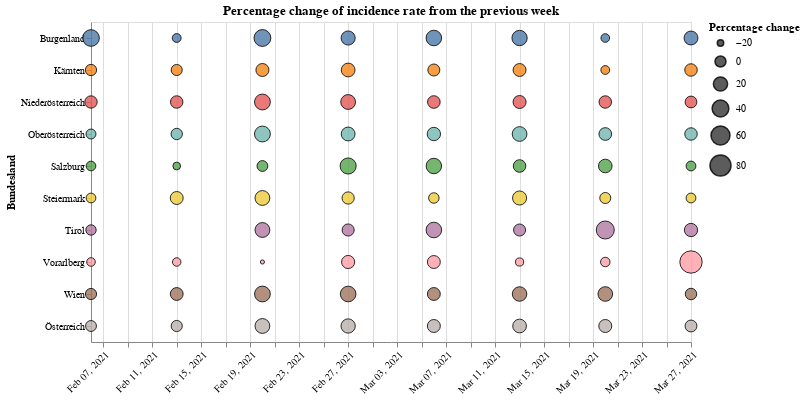

Notebook source saved alongside this figure:
### Code cell
#collapse
source = saturdays_data.query("Time >= '2021-01-31'")
alt.Chart(source).mark_circle(
    opacity=0.8,
    stroke='black',
    strokeWidth=1
).encode(
    alt.X('yearmonthdate(Time):T', axis=alt.Axis(title='', labelAngle=-45)),
    alt.Y('Bundesland:N'),
    alt.Size('rate_change:Q',
            scale=alt.Scale(range=[0, 500]),
            legend=alt.Legend(title='Percentage change')
    ),
    alt.Color('Bundesland:N', legend=None),
    tooltip='rate_change'
).properties(
    width=600,
    height=320,
    title='Percentage change of incidence rate from the previous week'
)

### Figure 1 — Vega-Lite specification as saved in the notebook (floating-point values rounded to 4 significant figures)
{"config": {"view": {"continuousWidth": 400, "continuousHeight": 300}}, "data": {"name": "data-40334c171fef6d8fe7e2a7bcd3780d93"}, "mark": {"type": "circle", "opacity": 0.8, "stroke": "black", "strokeWidth": 1}, "encoding": {"color": {"type": "nominal", "field": "Bundesland", "legend": null}, "size": {"type": "quantitative", "field": "rate_change", "legend": {"title": "Percentage change"}, "scale": {"range": [0, 500]}}, "tooltip": {"type": "quantitative", "field": "rate_change"}, "x": {"type": "temporal", "axis": {"labelAngle": -45, "title": ""}, "field": "Time", "timeUnit": "yearmonthdate"}, "y": {"type": "nominal", "field": "Bundesland"}}, "height": 320, "title": "Percentage change of incidence rate from the previous week", "width": 600, "$schema": "https://vega.github.io/schema/vega-lite/v4.8.1.json", "datasets": {"data-40334c171fef6d8fe7e2a7bcd3780d93": [{"Time": "2021-02-06T00:00:00", "Bundesland": "Burgenland", "BundeslandID": 1, "AnzEinwohner": 294436, "AnzahlFaelle": 47, "AnzahlFaelleSum": 11186, "AnzahlFaelle7Tage": 333, "SiebenTageInzidenzFaelle": 113.1, "AnzahlTotTaeglich": 0, "AnzahlTotSum": 214, "AnzahlGeheiltTaeglich": 41, "AnzahlGeheiltSum": 10425, "rate_change": 39.33}, {"Time": "2021-02-06T00:00:00", "Bundesland": "Kärnten", "BundeslandID": 2, "AnzEinwohner": 561293, "AnzahlFaelle": 108, "AnzahlFaelleSum": 26507, "AnzahlFaelle7Tage": 741, "SiebenTageInzidenzFaelle": 132.0, "AnzahlTotTaeglich": 2, "AnzahlTotSum": 680, "AnzahlGeheiltTaeglich": 82, "AnzahlGeheiltSum": 24295, "rate_change": 1.368}, {"Time": "2021-02-06T00:00:00", "Bundesland": "Niederösterreich", "BundeslandID": 3, "AnzEinwohner": 1684287, "AnzahlFaelle": 255, "AnzahlFaelleSum": 64808, "AnzahlFaelle7Tage": 1815, "SiebenTageInzidenzFaelle": 107.8, "AnzahlTotTaeglich": 3, "AnzahlTotSum": 1180, "AnzahlGeheiltTaeglich": 248, "AnzahlGeheiltSum": 60023, "rate_change": 7.971}, {"Time": "2021-02-06T00:00:00", "Bundesland": "Oberösterreich", "BundeslandID": 4, "AnzEinwohner": 1490279, "AnzahlFaelle": 107, "AnzahlFaelleSum": 81374, "AnzahlFaelle7Tage": 1243, "SiebenTageInzidenzFaelle": 83.41, "AnzahlTotTaeglich": 2, "AnzahlTotSum": 1365, "AnzahlGeheiltTaeglich": 178, "AnzahlGeheiltSum": 77374, "rate_change": -5.69}, {"Time": "2021-02-06T00:00:00", "Bundesland": "Salzburg", "BundeslandID": 5, "AnzEinwohner": 558410, "AnzahlFaelle": 71, "AnzahlFaelleSum": 35226, "AnzahlFaelle7Tage": 879, "SiebenTageInzidenzFaelle": 157.4, "AnzahlTotTaeglich": 1, "AnzahlTotSum": 465, "AnzahlGeheiltTaeglich": 140, "AnzahlGeheiltSum": 33196, "rate_change": -7.082}, {"Time": "2021-02-06T00:00:00", "Bundesland": "Steiermark", "BundeslandID": 6, "AnzEinwohner": 1246395, "AnzahlFaelle": 123, "AnzahlFaelleSum": 50542, "AnzahlFaelle7Tage": 1359, "SiebenTageInzidenzFaelle": 109.0, "AnzahlTotTaeglich": 4, "AnzahlTotSum": 1642, "AnzahlGeheiltTaeglich": 215, "AnzahlGeheiltSum": 46443, "rate_change": -6.726}, {"Time": "2021-02-06T00:00:00", "Bundesland": "Tirol", "BundeslandID": 7, "AnzEinwohner": 757634, "AnzahlFaelle": 89, "AnzahlFaelleSum": 45326, "AnzahlFaelle7Tage": 814, "SiebenTageInzidenzFaelle": 107.4, "AnzahlTotTaeglich": 3, "AnzahlTotSum": 600, "AnzahlGeheiltTaeglich": 125, "AnzahlGeheiltSum": 43422, "rate_change": -3.325}, {"Time": "2021-02-06T00:00:00", "Bundesland": "Vorarlberg", "BundeslandID": 8, "AnzEinwohner": 397139, "AnzahlFaelle": 44, "AnzahlFaelleSum": 22287, "AnzahlFaelle7Tage": 383, "SiebenTageInzidenzFaelle": 96.44, "AnzahlTotTaeglich": 1, "AnzahlTotSum": 267, "AnzahlGeheiltTaeglich": 84, "AnzahlGeheiltSum": 21389, "rate_change": -11.95}, {"Time": "2021-02-06T00:00:00", "Bundesland": "Wien", "BundeslandID": 9, "AnzEinwohner": 1911191, "AnzahlFaelle": 324, "AnzahlFaelleSum": 82875, "AnzahlFaelle7Tage": 1815, "SiebenTageInzidenzFaelle": 94.97, "AnzahlTotTaeglich": 11, "AnzahlTotSum": 1563, "AnzahlGeheiltTaeglich": 213, "AnzahlGeheiltSum": 75121, "rate_change": 1.002}, {"Time": "2021-02-06T00:00:00", "Bundesland": "Österreich", "BundeslandID": 10, "AnzEinwohner": 8901064, "AnzahlFaelle": 1168, "AnzahlFaelleSum": 420131, "AnzahlFaelle7Tage": 9382, "SiebenTageInzidenzFaelle": 105.4, "AnzahlTotTaeglich": 27, "AnzahlTotSum": 7976, "AnzahlGeheiltTaeglich": 1326, "AnzahlGeheiltSum": 391688, "rate_change": -0.6775}, {"Time": "2021-02-13T00:00:00", "Bundesland": "Burgenland", "BundeslandID": 1, "AnzEinwohner": 294436, "AnzahlFaelle": 45, "AnzahlFaelleSum": 11483, "AnzahlFaelle7Tage": 297, "SiebenTageInzidenzFaelle": 100.9, "AnzahlTotTaeglich": 1, "AnzahlTotSum": 219, "AnzahlGeheiltTaeglich": 46, "AnzahlGeheiltSum": 10701, "rate_change": -10.81}, {"Time": "2021-02-13T00:00:00", "Bundesland": "Kärnten", "BundeslandID": 2, "AnzEinwohner": 561293, "AnzahlFaelle": 100, "AnzahlFaelleSum": 27251, "AnzahlFaelle7Tage": 744, "SiebenTageInzidenzFaelle": 132.6, "AnzahlTotTaeglich": 0, "AnzahlTotSum": 692, "AnzahlGeheiltTaeglich": 67, "AnzahlGeheiltSum": 24904, "rate_change": 0.4049}, {"Time": "2021-02-13T00:00:00", "Bundesland": "Niederösterreich", "BundeslandID": 3, "AnzEinwohner": 1684287, "AnzahlFaelle": 218, "AnzahlFaelleSum": 66778, "AnzahlFaelle7Tage": 1970, "SiebenTageInzidenzFaelle": 117.0, "AnzahlTotTaeglich": 4, "AnzahlTotSum": 1208, "AnzahlGeheiltTaeglich": 319, "AnzahlGeheiltSum": 61777, "rate_change": 8.54}, {"Time": "2021-02-13T00:00:00", "Bundesland": "Oberösterreich", "BundeslandID": 4, "AnzEinwohner": 1490279, "AnzahlFaelle": 137, "AnzahlFaelleSum": 82640, "AnzahlFaelle7Tage": 1266, "SiebenTageInzidenzFaelle": 84.95, "AnzahlTotTaeglich": 2, "AnzahlTotSum": 1381, "AnzahlGeheiltTaeglich": 180, "AnzahlGeheiltSum": 78518, "rate_change": 1.85}, {"Time": "2021-02-13T00:00:00", "Bundesland": "Salzburg", "BundeslandID": 5, "AnzEinwohner": 558410, "AnzahlFaelle": 109, "AnzahlFaelleSum": 35969, "AnzahlFaelle7Tage": 743, "SiebenTageInzidenzFaelle": 133.1, "AnzahlTotTaeglich": 4, "AnzahlTotSum": 478, "AnzahlGeheiltTaeglich": 122, "AnzahlGeheiltSum": 34125, "rate_change": -15.47}, {"Time": "2021-02-13T00:00:00", "Bundesland": "Steiermark", "BundeslandID": 6, "AnzEinwohner": 1246395, "AnzahlFaelle": 212, "AnzahlFaelleSum": 52059, "AnzahlFaelle7Tage": 1517, "SiebenTageInzidenzFaelle": 121.7, "AnzahlTotTaeglich": 4, "AnzahlTotSum": 1687, "AnzahlGeheiltTaeglich": 211, "AnzahlGeheiltSum": 47798, "rate_change": 11.63}, {"Time": "2021-02-13T00:00:00", "Bundesland": "Tirol", "BundeslandID": 7, "AnzEinwohner": 757634, "AnzahlFaelle": 57, "AnzahlFaelleSum": 45892, "AnzahlFaelle7Tage": 566, "SiebenTageInzidenzFaelle": 74.71, "AnzahlTotTaeglich": 0, "AnzahlTotSum": 608, "AnzahlGeheiltTaeglich": 111, "AnzahlGeheiltSum": 44231, "rate_change": -30.47}, {"Time": "2021-02-13T00:00:00", "Bundesland": "Vorarlberg", "BundeslandID": 8, "AnzEinwohner": 397139, "AnzahlFaelle": 63, "AnzahlFaelleSum": 22623, "AnzahlFaelle7Tage": 336, "SiebenTageInzidenzFaelle": 84.61, "AnzahlTotTaeglich": 0, "AnzahlTotSum": 268, "AnzahlGeheiltTaeglich": 59, "AnzahlGeheiltSum": 21782, "rate_change": -12.27}, {"Time": "2021-02-13T00:00:00", "Bundesland": "Wien", "BundeslandID": 9, "AnzEinwohner": 1911191, "AnzahlFaelle": 235, "AnzahlFaelleSum": 84890, "AnzahlFaelle7Tage": 2015, "SiebenTageInzidenzFaelle": 105.4, "AnzahlTotTaeglich": 7, "AnzahlTotSum": 1620, "AnzahlGeheiltTaeglich": 236, "AnzahlGeheiltSum": 76791, "rate_change": 11.02}, {"Time": "2021-02-13T00:00:00", "Bundesland": "Österreich", "BundeslandID": 10, "AnzEinwohner": 8901064, "AnzahlFaelle": 1176, "AnzahlFaelleSum": 429585, "AnzahlFaelle7Tage": 9454, "SiebenTageInzidenzFaelle": 106.2, "AnzahlTotTaeglich": 22, "AnzahlTotSum": 8161, "AnzahlGeheiltTaeglich": 1351, "AnzahlGeheiltSum": 400627, "rate_change": 0.7674}, {"Time": "2021-02-20T00:00:00", "Bundesland": "Burgenland", "BundeslandID": 1, "AnzEinwohner": 294436, "AnzahlFaelle": 69, "AnzahlFaelleSum": 11901, "AnzahlFaelle7Tage": 418, "SiebenTageInzidenzFaelle": 142.0, "AnzahlTotTaeglich": 1, "AnzahlTotSum": 225, "AnzahlGeheiltTaeglich": 37, "AnzahlGeheiltSum": 10978, "rate_change": 40.74}, {"Time": "2021-02-20T00:00:00", "Bundesland": "Kärnten", "BundeslandID": 2, "AnzEinwohner": 561293, "AnzahlFaelle": 98, "AnzahlFaelleSum": 28086, "AnzahlFaelle7Tage": 835, "SiebenTageInzidenzFaelle": 148.8, "AnzahlTotTaeglich": 1, "AnzahlTotSum": 699, "AnzahlGeheiltTaeglich": 87, "AnzahlGeheiltSum": 25539, "rate_change": 12.23}, {"Time": "2021-02-20T00:00:00", "Bundesland": "Niederösterreich", "BundeslandID": 3, "AnzEinwohner": 1684287, "AnzahlFaelle": 442, "AnzahlFaelleSum": 69393, "AnzahlFaelle7Tage": 2615, "SiebenTageInzidenzFaelle": 155.3, "AnzahlTotTaeglich": 4, "AnzahlTotSum": 1229, "AnzahlGeheiltTaeglich": 359, "AnzahlGeheiltSum": 63788, "rate_change": 32.74}, {"Time": "2021-02-20T00:00:00", "Bundesland": "Oberösterreich", "BundeslandID": 4, "AnzEinwohner": 1490279, "AnzahlFaelle": 217, "AnzahlFaelleSum": 84322, "AnzahlFaelle7Tage": 1682, "SiebenTageInzidenzFaelle": 112.9, "AnzahlTotTaeglich": 1, "AnzahlTotSum": 1393, "AnzahlGeheiltTaeglich": 183, "AnzahlGeheiltSum": 79870, "rate_change": 32.86}, {"Time": "2021-02-20T00:00:00", "Bundesland": "Salzburg", "BundeslandID": 5, "AnzEinwohner": 558410, "AnzahlFaelle": 124, "AnzahlFaelleSum": 36705, "AnzahlFaelle7Tage": 736, "SiebenTageInzidenzFaelle": 131.8, "AnzahlTotTaeglich": 3, "AnzahlTotSum": 490, "AnzahlGeheiltTaeglich": 100, "AnzahlGeheiltSum": 34860, "rate_change": -0.9422}, {"Time": "2021-02-20T00:00:00", "Bundesland": "Steiermark", "BundeslandID": 6, "AnzEinwohner": 1246395, "AnzahlFaelle": 192, "AnzahlFaelleSum": 53952, "AnzahlFaelle7Tage": 1893, "SiebenTageInzidenzFaelle": 151.9, "AnzahlTotTaeglich": 5, "AnzahlTotSum": 1722, "AnzahlGeheiltTaeglich": 164, "AnzahlGeheiltSum": 49227, "rate_change": 24.79}, {"Time": "2021-02-20T00:00:00", "Bundesland": "Tirol", "BundeslandID": 7, "AnzEinwohner": 757634, "AnzahlFaelle": 94, "AnzahlFaelleSum": 46599, "AnzahlFaelle7Tage": 707, "SiebenTageInzidenzFaelle": 93.32, "AnzahlTotTaeglich": 1, "AnzahlTotSum": 622, "AnzahlGeheiltTaeglich": 88, "AnzahlGeheiltSum": 44858, "rate_change": 24.91}, {"Time": "2021-02-20T00:00:00", "Bundesland": "Vorarlberg", "BundeslandID": 8, "AnzEinwohner": 397139, "AnzahlFaelle": 32, "AnzahlFaelleSum": 22871, "AnzahlFaelle7Tage": 248, "SiebenTageInzidenzFaelle": 62.45, "AnzahlTotTaeglich": 0, "AnzahlTotSum": 270, "AnzahlGeheiltTaeglich": 48, "AnzahlGeheiltSum": 22126, "rate_change": -26.19}, {"Time": "2021-02-20T00:00:00", "Bundesland": "Wien", "BundeslandID": 9, "AnzEinwohner": 1911191, "AnzahlFaelle": 408, "AnzahlFaelleSum": 87552, "AnzahlFaelle7Tage": 2662, "SiebenTageInzidenzFaelle": 139.3, "AnzahlTotTaeglich": 3, "AnzahlTotSum": 1656, "AnzahlGeheiltTaeglich": 253, "AnzahlGeheiltSum": 78500, "rate_change": 32.11}, {"Time": "2021-02-20T00:00:00", "Bundesland": "Österreich", "BundeslandID": 10, "AnzEinwohner": 8901064, "AnzahlFaelle": 1676, "AnzahlFaelleSum": 441381, "AnzahlFaelle7Tage": 11796, "SiebenTageInzidenzFaelle": 132.5, "AnzahlTotTaeglich": 19, "AnzahlTotSum": 8306, "AnzahlGeheiltTaeglich": 1319, "AnzahlGeheiltSum": 409746, "rate_change": 24.77}, {"Time": "2021-02-27T00:00:00", "Bundesland": "Burgenland", "BundeslandID": 1, "AnzEinwohner": 294436, "AnzahlFaelle": 29, "AnzahlFaelleSum": 12400, "AnzahlFaelle7Tage": 499, "SiebenTageInzidenzFaelle": 169.5, "AnzahlTotTaeglich": 0, "AnzahlTotSum": 227, "AnzahlGeheiltTaeglich": 44, "AnzahlGeheiltSum": 11304, "rate_change": 19.38}, {"Time": "2021-02-27T00:00:00", "Bundesland": "Kärnten", "BundeslandID": 2, "AnzEinwohner": 561293, "AnzahlFaelle": 98, "AnzahlFaelleSum": 29064, "AnzahlFaelle7Tage": 978, "SiebenTageInzidenzFaelle": 174.2, "AnzahlTotTaeglich": 0, "AnzahlTotSum": 707, "AnzahlGeheiltTaeglich": 57, "AnzahlGeheiltSum": 26178, "rate_change": 17.13}, {"Time": "2021-02-27T00:00:00", "Bundesland": "Niederösterreich", "BundeslandID": 3, "AnzEinwohner": 1684287, "AnzahlFaelle": 723, "AnzahlFaelleSum": 72651, "AnzahlFaelle7Tage": 3258, "SiebenTageInzidenzFaelle": 193.4, "AnzahlTotTaeglich": 7, "AnzahlTotSum": 1260, "AnzahlGeheiltTaeglich": 369, "AnzahlGeheiltSum": 65690, "rate_change": 24.59}, {"Time": "2021-02-27T00:00:00", "Bundesland": "Oberösterreich", "BundeslandID": 4, "AnzEinwohner": 1490279, "AnzahlFaelle": 232, "AnzahlFaelleSum": 86302, "AnzahlFaelle7Tage": 1980, "SiebenTageInzidenzFaelle": 132.9, "AnzahlTotTaeglich": 0, "AnzahlTotSum": 1400, "AnzahlGeheiltTaeglich": 219, "AnzahlGeheiltSum": 81345, "rate_change": 17.72}, {"Time": "2021-02-27T00:00:00", "Bundesland": "Salzburg", "BundeslandID": 5, "AnzEinwohner": 558410, "AnzahlFaelle": 146, "AnzahlFaelleSum": 37696, "AnzahlFaelle7Tage": 991, "SiebenTageInzidenzFaelle": 177.5, "AnzahlTotTaeglich": 1, "AnzahlTotSum": 498, "AnzahlGeheiltTaeglich": 101, "AnzahlGeheiltSum": 35493, "rate_change": 34.65}, {"Time": "2021-02-27T00:00:00", "Bundesland": "Steiermark", "BundeslandID": 6, "AnzEinwohner": 1246395, "AnzahlFaelle": 423, "AnzahlFaelleSum": 55979, "AnzahlFaelle7Tage": 2027, "SiebenTageInzidenzFaelle": 162.6, "AnzahlTotTaeglich": 5, "AnzahlTotSum": 1754, "AnzahlGeheiltTaeglich": 272, "AnzahlGeheiltSum": 50904, "rate_change": 7.079}, {"Time": "2021-02-27T00:00:00", "Bundesland": "Tirol", "BundeslandID": 7, "AnzEinwohner": 757634, "AnzahlFaelle": 95, "AnzahlFaelleSum": 47351, "AnzahlFaelle7Tage": 752, "SiebenTageInzidenzFaelle": 99.26, "AnzahlTotTaeglich": 1, "AnzahlTotSum": 629, "AnzahlGeheiltTaeglich": 108, "AnzahlGeheiltSum": 45467, "rate_change": 6.365}, {"Time": "2021-02-27T00:00:00", "Bundesland": "Vorarlberg", "BundeslandID": 8, "AnzEinwohner": 397139, "AnzahlFaelle": 43, "AnzahlFaelleSum": 23151, "AnzahlFaelle7Tage": 280, "SiebenTageInzidenzFaelle": 70.5, "AnzahlTotTaeglich": 1, "AnzahlTotSum": 274, "AnzahlGeheiltTaeglich": 38, "AnzahlGeheiltSum": 22410, "rate_change": 12.9}, {"Time": "2021-02-27T00:00:00", "Bundesland": "Wien", "BundeslandID": 9, "AnzEinwohner": 1911191, "AnzahlFaelle": 452, "AnzahlFaelleSum": 91032, "AnzahlFaelle7Tage": 3480, "SiebenTageInzidenzFaelle": 182.1, "AnzahlTotTaeglich": 7, "AnzahlTotSum": 1696, "AnzahlGeheiltTaeglich": 315, "AnzahlGeheiltSum": 80247, "rate_change": 30.73}, {"Time": "2021-02-27T00:00:00", "Bundesland": "Österreich", "BundeslandID": 10, "AnzEinwohner": 8901064, "AnzahlFaelle": 2241, "AnzahlFaelleSum": 455626, "AnzahlFaelle7Tage": 14245, "SiebenTageInzidenzFaelle": 160.0, "AnzahlTotTaeglich": 22, "AnzahlTotSum": 8445, "AnzahlGeheiltTaeglich": 1523, "AnzahlGeheiltSum": 419038, "rate_change": 20.76}, {"Time": "2021-03-06T00:00:00", "Bundesland": "Burgenland", "BundeslandID": 1, "AnzEinwohner": 294436, "AnzahlFaelle": 50, "AnzahlFaelleSum": 13049, "AnzahlFaelle7Tage": 649, "SiebenTageInzidenzFaelle": 220.4, "AnzahlTotTaeglich": 0, "AnzahlTotSum": 232, "AnzahlGeheiltTaeglich": 84, "AnzahlGeheiltSum": 11732, "rate_change": 30.06}, {"Time": "2021-03-06T00:00:00", "Bundesland": "Kärnten", "BundeslandID": 2, "AnzEinwohner": 561293, "AnzahlFaelle": 106, "AnzahlFaelleSum": 30098, "AnzahlFaelle7Tage": 1034, "SiebenTageInzidenzFaelle": 184.2, "AnzahlTotTaeglich": 1, "AnzahlTotSum": 716, "AnzahlGeheiltTaeglich": 115, "AnzahlGeheiltSum": 27026, "rate_change": 5.726}, {"Time": "2021-03-06T00:00:00", "Bundesland": "Niederösterreich", "BundeslandID": 3, "AnzEinwohner": 1684287, "AnzahlFaelle": 518, "AnzahlFaelleSum": 76216, "AnzahlFaelle7Tage": 3565, "SiebenTageInzidenzFaelle": 211.7, "AnzahlTotTaeglich": 5, "AnzahlTotSum": 1287, "AnzahlGeheiltTaeglich": 423, "AnzahlGeheiltSum": 68399, "rate_change": 9.423}, {"Time": "2021-03-06T00:00:00", "Bundesland": "Oberösterreich", "BundeslandID": 4, "AnzEinwohner": 1490279, "AnzahlFaelle": 336, "AnzahlFaelleSum": 88567, "AnzahlFaelle7Tage": 2265, "SiebenTageInzidenzFaelle": 152.0, "AnzahlTotTaeglich": 3, "AnzahlTotSum": 1408, "AnzahlGeheiltTaeglich": 276, "AnzahlGeheiltSum": 83083, "rate_change": 14.39}, {"Time": "2021-03-06T00:00:00", "Bundesland": "Salzburg", "BundeslandID": 5, "AnzEinwohner": 558410, "AnzahlFaelle": 141, "AnzahlFaelleSum": 38978, "AnzahlFaelle7Tage": 1282, "SiebenTageInzidenzFaelle": 229.6, "AnzahlTotTaeglich": 3, "AnzahlTotSum": 509, "AnzahlGeheiltTaeglich": 153, "AnzahlGeheiltSum": 36307, "rate_change": 29.36}, {"Time": "2021-03-06T00:00:00", "Bundesland": "Steiermark", "BundeslandID": 6, "AnzEinwohner": 1246395, "AnzahlFaelle": 234, "AnzahlFaelleSum": 57948, "AnzahlFaelle7Tage": 1969, "SiebenTageInzidenzFaelle": 158.0, "AnzahlTotTaeglich": 4, "AnzahlTotSum": 1779, "AnzahlGeheiltTaeglich": 286, "AnzahlGeheiltSum": 52870, "rate_change": -2.861}, {"Time": "2021-03-06T00:00:00", "Bundesland": "Tirol", "BundeslandID": 7, "AnzEinwohner": 757634, "AnzahlFaelle": 107, "AnzahlFaelleSum": 48331, "AnzahlFaelle7Tage": 980, "SiebenTageInzidenzFaelle": 129.4, "AnzahlTotTaeglich": 0, "AnzahlTotSum": 632, "AnzahlGeheiltTaeglich": 103, "AnzahlGeheiltSum": 46163, "rate_change": 30.32}, {"Time": "2021-03-06T00:00:00", "Bundesland": "Vorarlberg", "BundeslandID": 8, "AnzEinwohner": 397139, "AnzahlFaelle": 35, "AnzahlFaelleSum": 23463, "AnzahlFaelle7Tage": 312, "SiebenTageInzidenzFaelle": 78.56, "AnzahlTotTaeglich": 1, "AnzahlTotSum": 277, "AnzahlGeheiltTaeglich": 37, "AnzahlGeheiltSum": 22677, "rate_change": 11.43}, {"Time": "2021-03-06T00:00:00", "Bundesland": "Wien", "BundeslandID": 9, "AnzEinwohner": 1911191, "AnzahlFaelle": 723, "AnzahlFaelleSum": 94902, "AnzahlFaelle7Tage": 3870, "SiebenTageInzidenzFaelle": 202.5, "AnzahlTotTaeglich": 7, "AnzahlTotSum": 1733, "AnzahlGeheiltTaeglich": 234, "AnzahlGeheiltSum": 82218, "rate_change": 11.21}, {"Time": "2021-03-06T00:00:00", "Bundesland": "Österreich", "BundeslandID": 10, "AnzEinwohner": 8901064, "AnzahlFaelle": 2250, "AnzahlFaelleSum": 471552, "AnzahlFaelle7Tage": 15926, "SiebenTageInzidenzFaelle": 178.9, "AnzahlTotTaeglich": 24, "AnzahlTotSum": 8573, "AnzahlGeheiltTaeglich": 1711, "AnzahlGeheiltSum": 430475, "rate_change": 11.8}, {"Time": "2021-03-13T00:00:00", "Bundesland": "Burgenland", "BundeslandID": 1, "AnzEinwohner": 294436, "AnzahlFaelle": 85, "AnzahlFaelleSum": 13881, "AnzahlFaelle7Tage": 832, "SiebenTageInzidenzFaelle": 282.6, "AnzahlTotTaeglich": 1, "AnzahlTotSum": 241, "AnzahlGeheiltTaeglich": 74, "AnzahlGeheiltSum": 12167, "rate_change": 28.2}, {"Time": "2021-03-13T00:00:00", "Bundesland": "Kärnten", "BundeslandID": 2, "AnzEinwohner": 561293, "AnzahlFaelle": 135, "AnzahlFaelleSum": 31252, "AnzahlFaelle7Tage": 1154, "SiebenTageInzidenzFaelle": 205.6, "AnzahlTotTaeglich": 0, "AnzahlTotSum": 728, "AnzahlGeheiltTaeglich": 142, "AnzahlGeheiltSum": 28071, "rate_change": 11.61}, {"Time": "2021-03-13T00:00:00", "Bundesland": "Niederösterreich", "BundeslandID": 3, "AnzEinwohner": 1684287, "AnzahlFaelle": 650, "AnzahlFaelleSum": 80215, "AnzahlFaelle7Tage": 3999, "SiebenTageInzidenzFaelle": 237.4, "AnzahlTotTaeglich": 5, "AnzahlTotSum": 1315, "AnzahlGeheiltTaeglich": 637, "AnzahlGeheiltSum": 71599, "rate_change": 12.17}, {"Time": "2021-03-13T00:00:00", "Bundesland": "Oberösterreich", "BundeslandID": 4, "AnzEinwohner": 1490279, "AnzahlFaelle": 391, "AnzahlFaelleSum": 91374, "AnzahlFaelle7Tage": 2807, "SiebenTageInzidenzFaelle": 188.4, "AnzahlTotTaeglich": 2, "AnzahlTotSum": 1421, "AnzahlGeheiltTaeglich": 238, "AnzahlGeheiltSum": 84914, "rate_change": 23.93}, {"Time": "2021-03-13T00:00:00", "Bundesland": "Salzburg", "BundeslandID": 5, "AnzEinwohner": 558410, "AnzahlFaelle": 170, "AnzahlFaelleSum": 40380, "AnzahlFaelle7Tage": 1402, "SiebenTageInzidenzFaelle": 251.1, "AnzahlTotTaeglich": 4, "AnzahlTotSum": 520, "AnzahlGeheiltTaeglich": 164, "AnzahlGeheiltSum": 37416, "rate_change": 9.36}, {"Time": "2021-03-13T00:00:00", "Bundesland": "Steiermark", "BundeslandID": 6, "AnzEinwohner": 1246395, "AnzahlFaelle": 331, "AnzahlFaelleSum": 60299, "AnzahlFaelle7Tage": 2351, "SiebenTageInzidenzFaelle": 188.6, "AnzahlTotTaeglich": 3, "AnzahlTotSum": 1798, "AnzahlGeheiltTaeglich": 212, "AnzahlGeheiltSum": 54487, "rate_change": 19.4}, {"Time": "2021-03-13T00:00:00", "Bundesland": "Tirol", "BundeslandID": 7, "AnzEinwohner": 757634, "AnzahlFaelle": 207, "AnzahlFaelleSum": 49368, "AnzahlFaelle7Tage": 1037, "SiebenTageInzidenzFaelle": 136.9, "AnzahlTotTaeglich": 0, "AnzahlTotSum": 633, "AnzahlGeheiltTaeglich": 115, "AnzahlGeheiltSum": 46948, "rate_change": 5.816}, {"Time": "2021-03-13T00:00:00", "Bundesland": "Vorarlberg", "BundeslandID": 8, "AnzEinwohner": 397139, "AnzahlFaelle": 30, "AnzahlFaelleSum": 23732, "AnzahlFaelle7Tage": 269, "SiebenTageInzidenzFaelle": 67.73, "AnzahlTotTaeglich": 0, "AnzahlTotSum": 278, "AnzahlGeheiltTaeglich": 52, "AnzahlGeheiltSum": 22969, "rate_change": -13.78}, {"Time": "2021-03-13T00:00:00", "Bundesland": "Wien", "BundeslandID": 9, "AnzEinwohner": 1911191, "AnzahlFaelle": 550, "AnzahlFaelleSum": 99637, "AnzahlFaelle7Tage": 4735, "SiebenTageInzidenzFaelle": 247.8, "AnzahlTotTaeglich": 8, "AnzahlTotSum": 1775, "AnzahlGeheiltTaeglich": 397, "AnzahlGeheiltSum": 84807, "rate_change": 22.35}, {"Time": "2021-03-13T00:00:00", "Bundesland": "Österreich", "BundeslandID": 10, "AnzEinwohner": 8901064, "AnzahlFaelle": 2549, "AnzahlFaelleSum": 490138, "AnzahlFaelle7Tage": 18586, "SiebenTageInzidenzFaelle": 208.8, "AnzahlTotTaeglich": 23, "AnzahlTotSum": 8709, "AnzahlGeheiltTaeglich": 2031, "AnzahlGeheiltSum": 443378, "rate_change": 16.7}, {"Time": "2021-03-20T00:00:00", "Bundesland": "Burgenland", "BundeslandID": 1, "AnzEinwohner": 294436, "AnzahlFaelle": 59, "AnzahlFaelleSum": 14617, "AnzahlFaelle7Tage": 736, "SiebenTageInzidenzFaelle": 250.0, "AnzahlTotTaeglich": 1, "AnzahlTotSum": 256, "AnzahlGeheiltTaeglich": 94, "AnzahlGeheiltSum": 12856, "rate_change": -11.54}, {"Time": "2021-03-20T00:00:00", "Bundesland": "Kärnten", "BundeslandID": 2, "AnzEinwohner": 561293, "AnzahlFaelle": 132, "AnzahlFaelleSum": 32279, "AnzahlFaelle7Tage": 1027, "SiebenTageInzidenzFaelle": 183.0, "AnzahlTotTaeglich": 0, "AnzahlTotSum": 736, "AnzahlGeheiltTaeglich": 120, "AnzahlGeheiltSum": 29078, "rate_change": -11.01}, {"Time": "2021-03-20T00:00:00", "Bundesland": "Niederösterreich", "BundeslandID": 3, "AnzEinwohner": 1684287, "AnzahlFaelle": 582, "AnzahlFaelleSum": 84551, "AnzahlFaelle7Tage": 4336, "SiebenTageInzidenzFaelle": 257.4, "AnzahlTotTaeglich": 4, "AnzahlTotSum": 1345, "AnzahlGeheiltTaeglich": 663, "AnzahlGeheiltSum": 75132, "rate_change": 8.427}, {"Time": "2021-03-20T00:00:00", "Bundesland": "Oberösterreich", "BundeslandID": 4, "AnzEinwohner": 1490279, "AnzahlFaelle": 485, "AnzahlFaelleSum": 94464, "AnzahlFaelle7Tage": 3090, "SiebenTageInzidenzFaelle": 207.3, "AnzahlTotTaeglich": 5, "AnzahlTotSum": 1441, "AnzahlGeheiltTaeglich": 292, "AnzahlGeheiltSum": 87077, "rate_change": 10.08}, {"Time": "2021-03-20T00:00:00", "Bundesland": "Salzburg", "BundeslandID": 5, "AnzEinwohner": 558410, "AnzahlFaelle": 162, "AnzahlFaelleSum": 42008, "AnzahlFaelle7Tage": 1628, "SiebenTageInzidenzFaelle": 291.5, "AnzahlTotTaeglich": 0, "AnzahlTotSum": 528, "AnzahlGeheiltTaeglich": 174, "AnzahlGeheiltSum": 38686, "rate_change": 16.12}, {"Time": "2021-03-20T00:00:00", "Bundesland": "Steiermark", "BundeslandID": 6, "AnzEinwohner": 1246395, "AnzahlFaelle": 322, "AnzahlFaelleSum": 62653, "AnzahlFaelle7Tage": 2354, "SiebenTageInzidenzFaelle": 188.9, "AnzahlTotTaeglich": 3, "AnzahlTotSum": 1830, "AnzahlGeheiltTaeglich": 303, "AnzahlGeheiltSum": 56237, "rate_change": 0.1276}, {"Time": "2021-03-20T00:00:00", "Bundesland": "Tirol", "BundeslandID": 7, "AnzEinwohner": 757634, "AnzahlFaelle": 171, "AnzahlFaelleSum": 50935, "AnzahlFaelle7Tage": 1567, "SiebenTageInzidenzFaelle": 206.8, "AnzahlTotTaeglich": 0, "AnzahlTotSum": 637, "AnzahlGeheiltTaeglich": 154, "AnzahlGeheiltSum": 47904, "rate_change": 51.11}, {"Time": "2021-03-20T00:00:00", "Bundesland": "Vorarlberg", "BundeslandID": 8, "AnzEinwohner": 397139, "AnzahlFaelle": 28, "AnzahlFaelleSum": 23980, "AnzahlFaelle7Tage": 248, "SiebenTageInzidenzFaelle": 62.45, "AnzahlTotTaeglich": 0, "AnzahlTotSum": 280, "AnzahlGeheiltTaeglich": 22, "AnzahlGeheiltSum": 23202, "rate_change": -7.807}, {"Time": "2021-03-20T00:00:00", "Bundesland": "Wien", "BundeslandID": 9, "AnzEinwohner": 1911191, "AnzahlFaelle": 781, "AnzahlFaelleSum": 105476, "AnzahlFaelle7Tage": 5839, "SiebenTageInzidenzFaelle": 305.5, "AnzahlTotTaeglich": 2, "AnzahlTotSum": 1819, "AnzahlGeheiltTaeglich": 443, "AnzahlGeheiltSum": 88238, "rate_change": 23.32}, {"Time": "2021-03-20T00:00:00", "Bundesland": "Österreich", "BundeslandID": 10, "AnzEinwohner": 8901064, "AnzahlFaelle": 2722, "AnzahlFaelleSum": 510963, "AnzahlFaelle7Tage": 20825, "SiebenTageInzidenzFaelle": 234.0, "AnzahlTotTaeglich": 15, "AnzahlTotSum": 8872, "AnzahlGeheiltTaeglich": 2265, "AnzahlGeheiltSum": 458410, "rate_change": 12.05}, {"Time": "2021-03-27T00:00:00", "Bundesland": "Burgenland", "BundeslandID": 1, "AnzEinwohner": 294436, "AnzahlFaelle": 95, "AnzahlFaelleSum": 15486, "AnzahlFaelle7Tage": 869, "SiebenTageInzidenzFaelle": 295.1, "AnzahlTotTaeglich": 1, "AnzahlTotSum": 264, "AnzahlGeheiltTaeglich": 80, "AnzahlGeheiltSum": 13568, "rate_change": 18.07}, {"Time": "2021-03-27T00:00:00", "Bundesland": "Kärnten", "BundeslandID": 2, "AnzEinwohner": 561293, "AnzahlFaelle": 153, "AnzahlFaelleSum": 33396, "AnzahlFaelle7Tage": 1117, "SiebenTageInzidenzFaelle": 199.0, "AnzahlTotTaeglich": 0, "AnzahlTotSum": 743, "AnzahlGeheiltTaeglich": 153, "AnzahlGeheiltSum": 30163, "rate_change": 8.763}, {"Time": "2021-03-27T00:00:00", "Bundesland": "Niederösterreich", "BundeslandID": 3, "AnzEinwohner": 1684287, "AnzahlFaelle": 479, "AnzahlFaelleSum": 89080, "AnzahlFaelle7Tage": 4529, "SiebenTageInzidenzFaelle": 268.9, "AnzahlTotTaeglich": 4, "AnzahlTotSum": 1363, "AnzahlGeheiltTaeglich": 736, "AnzahlGeheiltSum": 78868, "rate_change": 4.451}, {"Time": "2021-03-27T00:00:00", "Bundesland": "Oberösterreich", "BundeslandID": 4, "AnzEinwohner": 1490279, "AnzahlFaelle": 462, "AnzahlFaelleSum": 97820, "AnzahlFaelle7Tage": 3356, "SiebenTageInzidenzFaelle": 225.2, "AnzahlTotTaeglich": 1, "AnzahlTotSum": 1458, "AnzahlGeheiltTaeglich": 347, "AnzahlGeheiltSum": 88939, "rate_change": 8.608}, {"Time": "2021-03-27T00:00:00", "Bundesland": "Salzburg", "BundeslandID": 5, "AnzEinwohner": 558410, "AnzahlFaelle": 141, "AnzahlFaelleSum": 43533, "AnzahlFaelle7Tage": 1525, "SiebenTageInzidenzFaelle": 273.1, "AnzahlTotTaeglich": 0, "AnzahlTotSum": 540, "AnzahlGeheiltTaeglich": 215, "AnzahlGeheiltSum": 39917, "rate_change": -6.327}, {"Time": "2021-03-27T00:00:00", "Bundesland": "Steiermark", "BundeslandID": 6, "AnzEinwohner": 1246395, "AnzahlFaelle": 285, "AnzahlFaelleSum": 64859, "AnzahlFaelle7Tage": 2206, "SiebenTageInzidenzFaelle": 177.0, "AnzahlTotTaeglich": 2, "AnzahlTotSum": 1855, "AnzahlGeheiltTaeglich": 317, "AnzahlGeheiltSum": 58532, "rate_change": -6.287}, {"Time": "2021-03-27T00:00:00", "Bundesland": "Tirol", "BundeslandID": 7, "AnzEinwohner": 757634, "AnzahlFaelle": 216, "AnzahlFaelleSum": 52720, "AnzahlFaelle7Tage": 1785, "SiebenTageInzidenzFaelle": 235.6, "AnzahlTotTaeglich": 2, "AnzahlTotSum": 643, "AnzahlGeheiltTaeglich": 186, "AnzahlGeheiltSum": 49173, "rate_change": 13.91}, {"Time": "2021-03-27T00:00:00", "Bundesland": "Vorarlberg", "BundeslandID": 8, "AnzEinwohner": 397139, "AnzahlFaelle": 53, "AnzahlFaelleSum": 24463, "AnzahlFaelle7Tage": 483, "SiebenTageInzidenzFaelle": 121.6, "AnzahlTotTaeglich": 0, "AnzahlTotSum": 281, "AnzahlGeheiltTaeglich": 45, "AnzahlGeheiltSum": 23409, "rate_change": 94.76}, {"Time": "2021-03-27T00:00:00", "Bundesland": "Wien", "BundeslandID": 9, "AnzEinwohner": 1911191, "AnzahlFaelle": 783, "AnzahlFaelleSum": 111462, "AnzahlFaelle7Tage": 5986, "SiebenTageInzidenzFaelle": 313.2, "AnzahlTotTaeglich": 11, "AnzahlTotSum": 1889, "AnzahlGeheiltTaeglich": 706, "AnzahlGeheiltSum": 92003, "rate_change": 2.518}, {"Time": "2021-03-27T00:00:00", "Bundesland": "Österreich", "BundeslandID": 10, "AnzEinwohner": 8901064, "AnzahlFaelle": 2667, "AnzahlFaelleSum": 532819, "AnzahlFaelle7Tage": 21856, "SiebenTageInzidenzFaelle": 245.5, "AnzahlTotTaeglich": 21, "AnzahlTotSum": 9036, "AnzahlGeheiltTaeglich": 2785, "AnzahlGeheiltSum": 474572, "rate_change": 4.951}]}}
